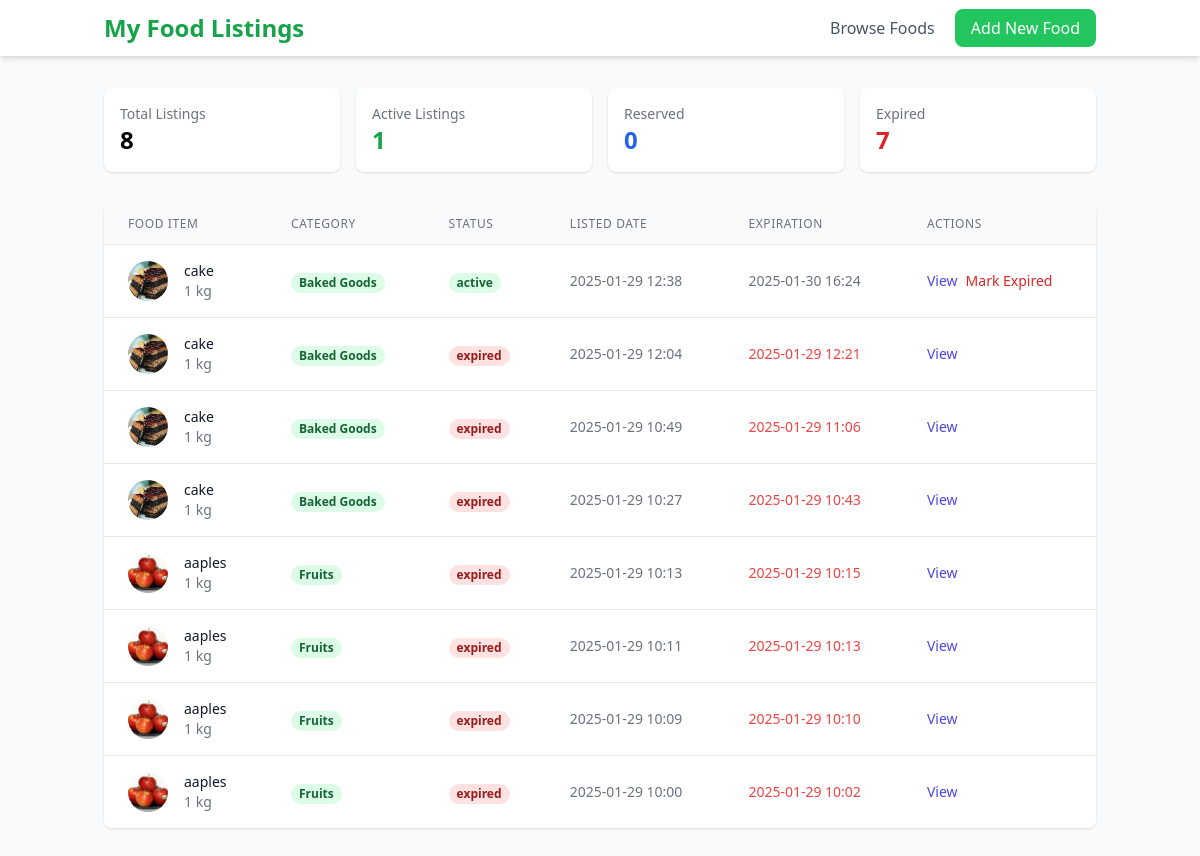
Page /food/my-foods (signed in) on the committed database.
### models.py (models this page shows, shortened)
class Food(Base):
    __tablename__ = 'foods'
    id = Column(Integer, primary_key=True, index=True)
    name = Column(String, index=True)  # Food item name (e.g., apple, bread)
    description = Column(Text)  # Food item description
    image_url = Column(String)  # Image URL for food item
    quantity = Column(String)  # Quantity specification (e.g., "1 kg", "10 pieces")
    unit_id = Column(Integer, ForeignKey('units.id'))  # Link to the predefined units
    category_id = Column(Integer, ForeignKey('food_categories.id'))  # Link to category
    owner_id = Column(Integer, ForeignKey('users.id'))  # Link to the user who owns the item
    location = Column(String)  # Location of the item (street address or neighborhood)
    latitude = Column(Float)  # Latitude of the food item (for map integration)
    longitude = Column(Float)  # Longitude of the food item (for map integration)
    owner = relationship("User", back_populates="foods")  # Relationship with User model
    category = relationship("FoodCategory", back_populates="foods")  # Relationship with FoodCategory model
    unit = relationship("Unit")  # Relationship with Unit model
    contact = Column(String)  # Contact quantity (e.g., how many pieces or kg)
    current_time = Column(DateTime, default=datetime.now)  # The time when the food was created
    expiration_seconds = Column(Integer)
    expiration_time = Column(DateTime)
    status = Column(String)

class Unit(Base):
    __tablename__ = 'units'
    id = Column(Integer, primary_key=True, index=True)
    name = Column(String, unique=True, index=True)  # Unit name (e.g., kg, pieces, liters)

class FoodCategory(Base):
    __tablename__ = 'food_categories'
    id = Column(Integer, primary_key=True, index=True)
    name = Column(String, unique=True, index=True)  # Category name (e.g., fruits, vegetables)
    description = Column(Text)  # A brief description of the category
    foods = relationship("Food", back_populates="category")  # Foods in this category

### food.py (the view)
@router.get("/my-foods")
async def my_foods_page(
    request: Request,
    db: Session = Depends(get_db)
):
    try:
        user = await get_current_user(request, db)
        foods = (
            db.query(models.Food)
            .filter(models.Food.owner_id == user.id)
            .order_by(models.Food.current_time.desc())
            .all()
        )
        return templates.TemplateResponse(
            "my_foods.html",
            {
                "request": request,
                "foods": foods,
                "user": user,
                "current_time": datetime.now()
            }
        )
    except Exception as e:
        raise HTTPException(
            status_code=status.HTTP_401_UNAUTHORIZED,
            detail="Please login to view your listings"
        )

### templates/my_foods.html (shortened to what this page needs)
<!DOCTYPE html>
<html lang="en">
<head>
    <script src="https://cdn.tailwindcss.com"></script>
</head>
<body class="bg-gray-50">
    <nav class="bg-white shadow-md">
        <div class="container mx-auto px-4 py-3">
            <div class="flex justify-between items-center">
                <h1 class="text-2xl font-bold text-green-600">My Food Listings</h1>
                <div class="space-x-4">
                    <a href="/food/food-page" class="text-gray-600 hover:text-gray-800">Browse Foods</a>
                    <a href="/food/add-food" class="bg-green-500 text-white px-4 py-2 rounded-lg hover:bg-green-600 transition-colors">
                        Add New Food
                    </a>
                </div>
            </div>
        </div>
    </nav>
    <div class="container mx-auto px-4 py-8">
        <div class="grid grid-cols-1 md:grid-cols-4 gap-4 mb-8">
            <div class="bg-white p-4 rounded-lg shadow">
                <h3 class="text-gray-500 text-sm">Total Listings</h3>
                <p class="text-2xl font-bold">{{ foods|length }}</p>
            </div>
            <div class="bg-white p-4 rounded-lg shadow">
                <h3 class="text-gray-500 text-sm">Active Listings</h3>
                <p class="text-2xl font-bold text-green-600">
                    {{ foods|selectattr("status", "equalto", "active")|list|length }}
                </p>
            </div>
            <div class="bg-white p-4 rounded-lg shadow">
                <h3 class="text-gray-500 text-sm">Reserved</h3>
                <p class="text-2xl font-bold text-blue-600">
                    {{ foods|selectattr("status", "equalto", "reserved")|list|length }}
                </p>
            </div>
            <div class="bg-white p-4 rounded-lg shadow">
                <h3 class="text-gray-500 text-sm">Expired</h3>
                <p class="text-2xl font-bold text-red-600">
                    {{ foods|selectattr("status", "equalto", "expired")|list|length }}
                </p>
            </div>
        </div>
        {% if foods %}
        <div class="bg-white rounded-lg shadow overflow-hidden">
            <div class="overflow-x-auto">
                <table class="min-w-full divide-y divide-gray-200">
                    <thead class="bg-gray-50">
                        <tr>
                            <th class="px-6 py-3 text-left text-xs font-medium text-gray-500 uppercase tracking-wider">
                                Food Item
                            </th>
                            <th class="px-6 py-3 text-left text-xs font-medium text-gray-500 uppercase tracking-wider">
                                Category
                            </th>
                            <th class="px-6 py-3 text-left text-xs font-medium text-gray-500 uppercase tracking-wider">
                                Status
                            </th>
                            <th class="px-6 py-3 text-left text-xs font-medium text-gray-500 uppercase tracking-wider">
                                Listed Date
                            </th>
                            <th class="px-6 py-3 text-left text-xs font-medium text-gray-500 uppercase tracking-wider">
                                Expiration
                            </th>
                            <th class="px-6 py-3 text-left text-xs font-medium text-gray-500 uppercase tracking-wider">
                                Actions
                            </th>
                        </tr>
                    </thead>
                    <tbody class="bg-white divide-y divide-gray-200">
                        {% for food in foods %}
                        <tr class="hover:bg-gray-50">
                            <td class="px-6 py-4 whitespace-nowrap">
                                <div class="flex items-center">
                                    {% if food.image_url %}
                                    <div class="flex-shrink-0 h-10 w-10">
                                        <img class="h-10 w-10 rounded-full object-cover"
                                             src="{{ food.image_url }}" alt="{{ food.name }}">
                                    </div>
                                    {% endif %}
                                    <div class="ml-4">
                                        <div class="text-sm font-medium text-gray-900">
                                            {{ food.name }}
                                        </div>
                                        <div class="text-sm text-gray-500">
                                            {{ food.quantity }} {{ food.unit.name }}
                                        </div>
                                    </div>
                                </div>
                            </td>
                            <td class="px-6 py-4 whitespace-nowrap">
                                <span class="px-2 inline-flex text-xs leading-5 font-semibold rounded-full bg-green-100 text-green-800">
                                    {{ food.category.name }}
                                </span>
                            </td>
                            <td class="px-6 py-4 whitespace-nowrap">
                                <span class="px-2 inline-flex text-xs leading-5 font-semibold rounded-full
                                    {% if food.status == 'active' %}
                                        bg-green-100 text-green-800
                                    {% elif food.status == 'reserved' %}
                                        bg-blue-100 text-blue-800
                                    {% elif food.status == 'expired' %}
                                        bg-red-100 text-red-800
                                    {% else %}
                                        bg-gray-100 text-gray-800
                                    {% endif %}">
                                    {{ food.status }}
                                </span>
                            </td>
                            <td class="px-6 py-4 whitespace-nowrap text-sm text-gray-500">
                                {{ food.current_time.strftime('%Y-%m-%d %H:%M') }}
                            </td>
                            <td class="px-6 py-4 whitespace-nowrap text-sm text-gray-500">
                                <span class="{% if (food.expiration_time - current_time).days < 1 %}text-red-500{% endif %}">
                                    {{ food.expiration_time.strftime('%Y-%m-%d %H:%M') }}
                                </span>
                            </td>
                            <td class="px-6 py-4 whitespace-nowrap text-sm font-medium">
                                <div class="flex space-x-2">
                                    <a href="/food/foods/{{ food.id }}/details"
                                       class="text-indigo-600 hover:text-indigo-900">View</a>
                                    {% if food.status == 'active' %}
                                    <button onclick="updateStatus({{ food.id }}, 'expired')"
                                            class="text-red-600 hover:text-red-900">Mark Expired</button>
                                    {% endif %}
                                </div>
                            </td>
                        </tr>
                        {% endfor %}
                    </tbody>
                </table>
            </div>
        </div>
        {% endif %}
    </div>
</body>
</html>

### rows in the picture
Food: image_url (picture), name "cake", quantity "1", unit.name "kg", category.name "Baked Goods", status "active", current_time "2025-01-29 12:38", expiration_time "2025-01-30 16:24"
Food: image_url (picture), name "cake", quantity "1", unit.name "kg", category.name "Baked Goods", status "expired", current_time "2025-01-29 12:04", expiration_time "2025-01-29 12:21"
Food: image_url (picture), name "cake", quantity "1", unit.name "kg", category.name "Baked Goods", status "expired", current_time "2025-01-29 10:49", expiration_time "2025-01-29 11:06"
Food: image_url (picture), name "cake", quantity "1", unit.name "kg", category.name "Baked Goods", status "expired", current_time "2025-01-29 10:27", expiration_time "2025-01-29 10:43"
Food: image_url (picture), name "aaples", quantity "1", unit.name "kg", category.name "Fruits", status "expired", current_time "2025-01-29 10:13", expiration_time "2025-01-29 10:15"
Food: image_url (picture), name "aaples", quantity "1", unit.name "kg", category.name "Fruits", status "expired", current_time "2025-01-29 10:11", expiration_time "2025-01-29 10:13"
Food: image_url (picture), name "aaples", quantity "1", unit.name "kg", category.name "Fruits", status "expired", current_time "2025-01-29 10:09", expiration_time "2025-01-29 10:10"
Food: image_url (picture), name "aaples", quantity "1", unit.name "kg", category.name "Fruits", status "expired", current_time "2025-01-29 10:00", expiration_time "2025-01-29 10:02"

### other values in the picture
{{ foods|length }} "8"
{{ foods|selectattr("status", "equalto", "active")|list|length }} "1"
{{ foods|selectattr("status", "equalto", "reserved")|list|length }} "0"
{{ foods|selectattr("status", "equalto", "expired")|list|length }} "7"
